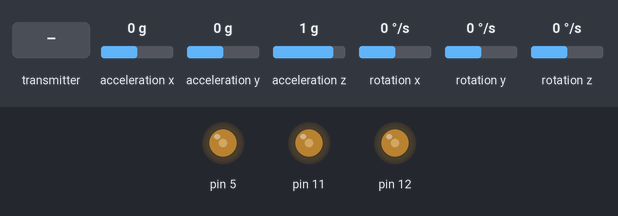
The sketch below on a simulated Arduino Mega 2560, built with avr-gcc and run on an emulated ATmega2560. Shown: output pins drawn as LEDs (lit = HIGH). Wiring (inferred from the names in the program): MPU-6050 motion sensor at I2C address 0x68. The inputs (shaded band) are chosen by the test bench; at power-on: acceleration x 0 g, acceleration y 0 g, acceleration z 1 g, rotation x 0 °/s, rotation y 0 °/s, rotation z 0 °/s. Pins used as bus, display or sensor lines are not drawn; what the sketch prints to the serial monitor is not drawn.

Above: at 7.9 s.
8.0 s: the transmitter starts sending readChannel.2 = 1250
At 8.9 s:
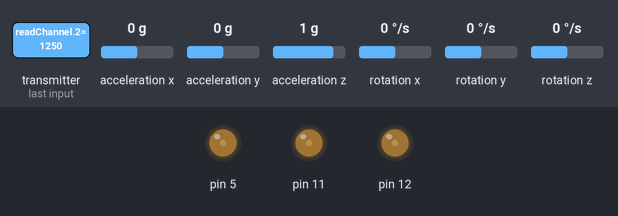
9.5 s: the transmitter starts sending readChannel.3 = 1000
At 10.7 s:
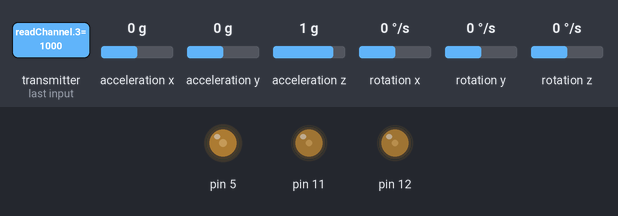
11.0 s: the transmitter starts sending readChannel.0 = 1000
At 12.1 s:
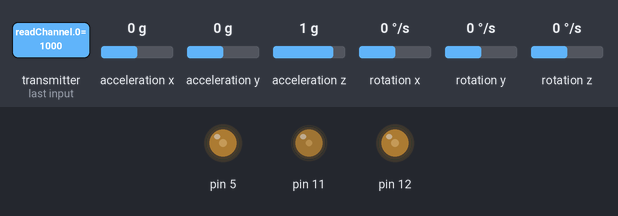
12.5 s: the transmitter starts sending readChannel.2 = 1500
At 13.5 s:
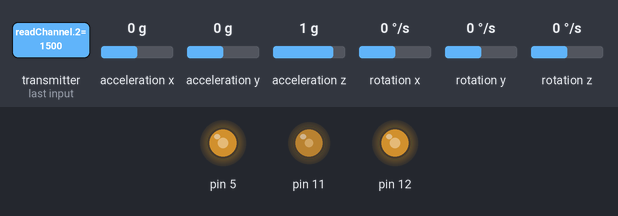
14.0 s: the transmitter starts sending readChannel.1 = 1000
At 14.7 s:
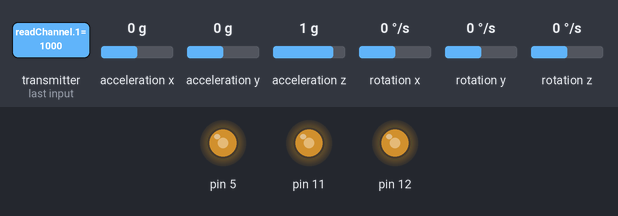
15.5 s: the transmitter starts sending readChannel.3 = 1250
At 16.7 s:
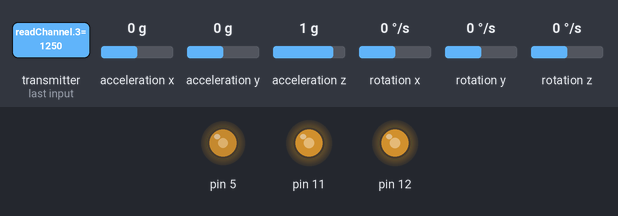
Timing chart, 0 to 18.0 s (numbered marks = the images above; inputs shaded):
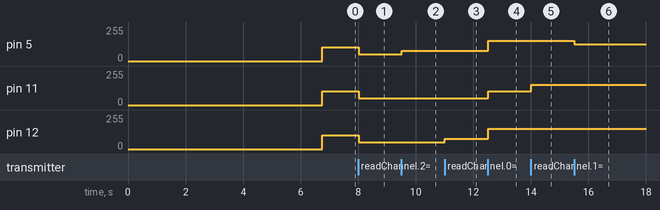

The sketch:

drone.ino
```cpp
#include <IBusBM.h>
#include "SoftPWM.h"
#include <Wire.h>

// Citation: http://www.brokking.net/imu.html, an open source IMU for drones, was used in this project to calculate the angles from the MPU 6050
// All sections that use this IMU code are labeled

// GLOBAL VARIABLES FOR READING IBUSX ---------------------------------
IBusBM ibusRc;
HardwareSerial& ibusRcSerial = Serial1;
// --------------------------------------------------------------------

// GLOBAL VARIABLES FOR MOTORS ----------------------------------------
int frontLeft  = 11;
int frontRight = 13;
int rearLeft   =  5;
int rearRight  = 12;
// --------------------------------------------------------------------

// GLOBAL VARIABLES FOR MPU ----------------------------------------

// Global variables for angle calculations - from http://www.brokking.net/imu.html
int gyro_x, gyro_y, gyro_z;
long acc_x, acc_y, acc_z, acc_total_vector;
int temperature;
long gyro_x_cal, gyro_y_cal, gyro_z_cal;
long loop_timer;
int lcd_loop_counter;
float angle_pitch, angle_roll;
int angle_pitch_buffer, angle_roll_buffer;
boolean set_gyro_angles;
float angle_roll_acc, angle_pitch_acc;
float angle_pitch_output, angle_roll_output;

// --------------------------------------------------------------------

// pulseWidth takes motor, throttle, roll, pitch, yaw
// We need to stop the pulsewidth from passing a certain value if the angle from the mpu is a certain angle
int pulseWidth(int motor, int throttle, int roll, int pitch, int yaw){
  // Throttle is 0-80

  // Roll, pitch, yaw are -100 to 100

  float response = 0.005;

  float multiplier = 1.0;

  // Calculate roll
  // Roll right, power left
  if (roll > 0 && (motor == rearLeft || motor == frontLeft)){
    multiplier += (response * roll);
  }
  // Roll left, power right
  else if (roll < 0 && (motor == rearRight || motor == frontRight)){
    multiplier += (response * (-roll));
  }

  // Calculate pitch
  // Pitch forward, power rear
  if (pitch > 0 && (motor == rearRight || motor == rearLeft)){
    multiplier += (response * pitch);
  }
  // Pitch back, power front
  else if (pitch < 0 && (motor == frontLeft || motor == frontRight)){
    multiplier += (response * (-pitch));
  }

  // Calculate yaw
  // Yaw Counterclockwise
  if(yaw > 0 && (motor == frontLeft || motor == rearRight)){
    multiplier += (response * yaw);
  }
  // Yaw Clockwise
  if(yaw < 0 && (motor == frontRight || motor == rearLeft)){
    multiplier += (response * (-yaw));
  }

  // Combine calculations to create multiplier

  return (int)(multiplier * throttle);
}

// Setup MPU 6050 Registers - from http://www.brokking.net/imu.html
void setup_mpu_6050_registers(){
  //Activate the MPU-6050
  Wire.beginTransmission(0x68);                                        //Start communicating with the MPU-6050
  Wire.write(0x6B);                                                    //Send the requested starting register
  Wire.write(0x00);                                                    //Set the requested starting register
  Wire.endTransmission();                                              //End the transmission
  //Configure the accelerometer (+/-8g)
  Wire.beginTransmission(0x68);                                        //Start communicating with the MPU-6050
  Wire.write(0x1C);                                                    //Send the requested starting register
  Wire.write(0x10);                                                    //Set the requested starting register
  Wire.endTransmission();                                              //End the transmission
  //Configure the gyro (500dps full scale)
  Wire.beginTransmission(0x68);                                        //Start communicating with the MPU-6050
  Wire.write(0x1B);                                                    //Send the requested starting register
  Wire.write(0x08);                                                    //Set the requested starting register
  Wire.endTransmission();                                              //End the transmission
}

// Read MPU Data - from http://www.brokking.net/imu.html
void read_mpu_6050_data(){                                             //Subroutine for reading the raw gyro and accelerometer data
  Wire.beginTransmission(0x68);                                        //Start communicating with the MPU-6050
  Wire.write(0x3B);                                                    //Send the requested starting register
  Wire.endTransmission();                                              //End the transmission
  Wire.requestFrom(0x68,14);                                           //Request 14 bytes from the MPU-6050
  while(Wire.available() < 14);                                        //Wait until all the bytes are received
  acc_x = Wire.read()<<8|Wire.read();                                  //Add the low and high byte to the acc_x variable
  acc_y = Wire.read()<<8|Wire.read();                                  //Add the low and high byte to the acc_y variable
  acc_z = Wire.read()<<8|Wire.read();                                  //Add the low and high byte to the acc_z variable
  temperature = Wire.read()<<8|Wire.read();                            //Add the low and high byte to the temperature variable
  gyro_x = Wire.read()<<8|Wire.read();                                 //Add the low and high byte to the gyro_x variable
  gyro_y = Wire.read()<<8|Wire.read();                                 //Add the low and high byte to the gyro_y variable
  gyro_z = Wire.read()<<8|Wire.read();                                 //Add the low and high byte to the gyro_z variable

}


void setup() {
  // IBUS SETUP ------------------------------------------------------
  ibusRc.begin(ibusRcSerial);
  // ------------------------------------------------------------------


  // PWM SETUP -------------------------------------------------------
  SoftPWMBegin();
  SoftPWMSet(frontLeft,  0);
  SoftPWMSet(frontRight, 0);
  SoftPWMSet(rearLeft ,  0);
  SoftPWMSet(rearRight,  0);
  // ------------------------------------------------------------------


  // MPU SETUP --------------------------------------------------------
  Serial.begin(115200);

  setup_mpu_6050_registers();

  // MPU Calibration from http://www.brokking.net/imu.html
  for (int cal_int = 0; cal_int < 2000 ; cal_int ++){                  //Run this code 2000 times
    read_mpu_6050_data();                                              //Read the raw acc and gyro data from the MPU-6050
    gyro_x_cal += gyro_x;                                              //Add the gyro x-axis offset to the gyro_x_cal variable
    gyro_y_cal += gyro_y;                                              //Add the gyro y-axis offset to the gyro_y_cal variable
    gyro_z_cal += gyro_z;                                              //Add the gyro z-axis offset to the gyro_z_cal variable
    delay(3);                                                          //Delay 3us to simulate the 250Hz program loop
  }
  gyro_x_cal /= 2000;                                                  //Divide the gyro_x_cal variable by 2000 to get the avarage offset
  gyro_y_cal /= 2000;                                                  //Divide the gyro_y_cal variable by 2000 to get the avarage offset
  gyro_z_cal /= 2000;


  // ------------------------------------------------------------------
}

// READS DATA FROM THE IBUS -------------------------------------------
int readChannel(byte channelInput, int minLimit, int  maxLimit, int defaultValue){
  uint16_t ch = ibusRc.readChannel(channelInput);
  if (ch < 100) return defaultValue;
  return map(ch, 1000, 2000, minLimit, maxLimit);
}
// --------------------------------------------------------------------


void loop() {
  // CALCULATE ANGLES - from http://www.brokking.net/imu.html
  read_mpu_6050_data();                                                //Read the raw acc and gyro data from the MPU-6050

  gyro_x -= gyro_x_cal;                                                //Subtract the offset calibration value from the raw gyro_x value
  gyro_y -= gyro_y_cal;                                                //Subtract the offset calibration value from the raw gyro_y value
  gyro_z -= gyro_z_cal;                                                //Subtract the offset calibration value from the raw gyro_z value

  //Gyro angle calculations
  //0.0000611 = 1 / (250Hz / 65.5)
  angle_pitch += gyro_y * 0.0000611;                                   //Calculate the traveled pitch angle and add this to the angle_pitch variable
  angle_roll += gyro_x * 0.0000611;                                    //Calculate the traveled roll angle and add this to the angle_roll variable

  //0.000001066 = 0.0000611 * (3.142(PI) / 180degr) The Arduino sin function is in radians
  angle_pitch += angle_roll * sin(gyro_z * 0.000001066);               //If the IMU has yawed transfer the roll angle to the pitch angel
  angle_roll -= angle_pitch * sin(gyro_z * 0.000001066);               //If the IMU has yawed transfer the pitch angle to the roll angel

  //Accelerometer angle calculations
  acc_total_vector = sqrt((acc_x*acc_x)+(acc_y*acc_y)+(acc_z*acc_z));  //Calculate the total accelerometer vector
  //57.296 = 1 / (3.142 / 180) The Arduino asin function is in radians
  angle_pitch_acc = asin((float)acc_x/acc_total_vector)* 57.296;       //Calculate the pitch angle
  angle_roll_acc = asin((float)acc_y/acc_total_vector)* -57.296;       //Calculate the roll angle

  //Place the MPU-6050 spirit level and note the values in the following two lines for calibration
  angle_pitch_acc -= 0.0;                                              //Accelerometer calibration value for pitch
  angle_roll_acc -= 0.0;                                               //Accelerometer calibration value for roll

  if(set_gyro_angles){                                                 //If the IMU is already started
    angle_pitch = angle_pitch * 0.9996 + angle_pitch_acc * 0.0004;     //Correct the drift of the gyro pitch angle with the accelerometer pitch angle
    angle_roll = angle_roll * 0.9996 + angle_roll_acc * 0.0004;        //Correct the drift of the gyro roll angle with the accelerometer roll angle
  }
  else{                                                                //At first start
    angle_pitch = angle_pitch_acc;                                     //Set the gyro pitch angle equal to the accelerometer pitch angle
    angle_roll = angle_roll_acc;                                       //Set the gyro roll angle equal to the accelerometer roll angle
    set_gyro_angles = true;                                            //Set the IMU started flag
  }

  //To dampen the pitch and roll angles a complementary filter is used
  angle_pitch_output = angle_pitch_output * 0.9 + angle_pitch * 0.1;   //Take 90% of the output pitch value and add 10% of the raw pitch value
  angle_roll_output = angle_roll_output * 0.9 + angle_roll * 0.1;      //Take 90% of the output roll value and add 10% of the raw roll value

  // END CALCULATE ANGLES

  //READ DATA FROM IBUS AND SET PWM ----------------------------------

  //CHANNEL 2 THROTTLE, CHANNEL 3 YAW, CHANNEL 0 ROLL, CHANNEL 1 PITCH
  int throttle = readChannel(2, 0, 80, 0);
  int yaw = readChannel(3, -100, 100, 0);
  int roll = readChannel(0, -100, 100, 0);
  int pitch = readChannel(1, -100, 100, 0);

  // Calculate the pulse widths
  int frontLeftPW = pulseWidth(frontLeft, throttle, roll, pitch, yaw);
  int rearLeftPW = pulseWidth(rearLeft, throttle, roll, pitch, yaw);
  int frontRightPW = pulseWidth(frontRight, throttle, roll, pitch, yaw);
  int rearRightPW = pulseWidth(rearRight, throttle, roll, pitch, yaw);

  // Update signals
  SoftPWMSetPercent(frontLeft, frontLeftPW);
  SoftPWMSetPercent(rearLeft, rearLeftPW);
  SoftPWMSetPercent(frontRight, frontRightPW);
  SoftPWMSetPercent(rearRight, rearRightPW);
  // ------------------------------------------------------------------

// PRINT DATA FROM MPU -----------------------------------------------
  Serial.print("Roll: ");
  Serial.print(angle_roll_output);
  Serial.println("");
  Serial.print("Pitch: ");
  Serial.print(angle_pitch_output);
  Serial.println("");
  Serial.println("");

// ------------------------------------------------------------------

}
```

Measured:
- after the input at 8.0 s, pin 5, pin 11, pin 12: 102/255 → 51/255 at once
- after the input at 9.5 s, pin 5: 51/255 → 76/255 at once
- after the input at 11.0 s, pin 12: 51/255 → 76/255 at once
- after the input at 12.5 s, pin 5, pin 12: 76/255 → 153/255 at once; pin 11: 51/255 → 102/255 at once
- after the input at 14.0 s, pin 11: 102/255 → 153/255 at once
- after the input at 15.5 s, pin 5: 153/255 → 127/255 at once
